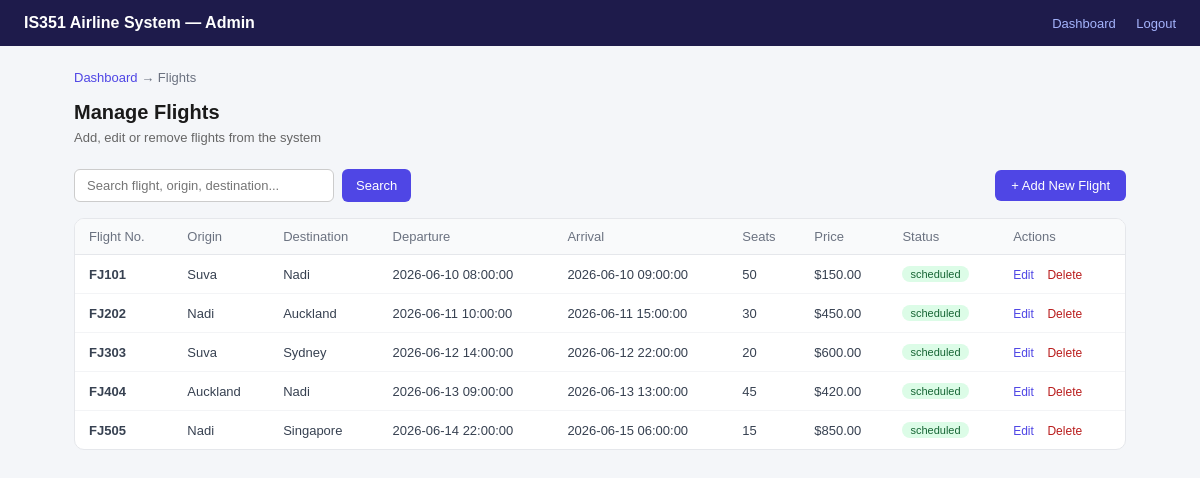
The app's page /admin/flights-list.php (signed in) with its own data.
### tables this page shows
CREATE TABLE IF NOT EXISTS flights (
    id               INT AUTO_INCREMENT PRIMARY KEY,
    flight_number    VARCHAR(20)     NOT NULL,
    origin           VARCHAR(100)    NOT NULL,
    destination      VARCHAR(100)    NOT NULL,
    departure_time   DATETIME        NOT NULL,
    arrival_time     DATETIME        NOT NULL,
    seats_available  INT             NOT NULL DEFAULT 0,
    price            DECIMAL(10,2)   NOT NULL,
    status           ENUM('scheduled','departed','cancelled')
                                     NOT NULL DEFAULT 'scheduled',
    created_at       TIMESTAMP       NOT NULL DEFAULT CURRENT_TIMESTAMP,

    INDEX idx_status          (status),
    INDEX idx_departure_time  (departure_time)
);

### admin/flights-list.php (the view, shortened to what this page needs)
<?php
require_once '../config/db.php';
require_once '../includes/auth.php';
$search = trim($_GET['search'] ?? '');
if ($search) {
    $stmt = $pdo->prepare('
        SELECT * FROM flights
        WHERE flight_number LIKE ? OR origin LIKE ? OR destination LIKE ?
        ORDER BY departure_time ASC
    ');
    $like = '%' . $search . '%';
    $stmt->execute([$like, $like, $like]);
} else {
    $stmt = $pdo->query('SELECT * FROM flights ORDER BY departure_time ASC');
}
$flights = $stmt->fetchAll();
?>
<!DOCTYPE html>
<html lang="en">
<head>
</head>
<body>
<div class="navbar">
    <h1>IS351 Airline System — Admin</h1>
    <div>
        <a href="dashboard.php">Dashboard</a>
        <a href="../logout.php">Logout</a>
    </div>
</div>
<div class="container">
    <div class="breadcrumb"><a href="dashboard.php">Dashboard</a> → Flights</div>
    <div class="page-title">Manage Flights</div>
    <div class="sub">Add, edit or remove flights from the system</div>
    <div class="toolbar">
        <form method="GET" class="search-box">
            <input type="text" name="search" placeholder="Search flight, origin, destination..."
                   value="<?= htmlspecialchars($search, ENT_QUOTES, 'UTF-8') ?>">
            <button type="submit">Search</button>
        </form>
        <a href="flight-add.php" class="btn-add">+ Add New Flight</a>
    </div>
    <div class="card">
        <?php if (empty($flights)): ?>
            <div class="empty">
                <?= $search ? 'No flights match your search.' : 'No flights added yet.' ?>
                <?php if (!$search): ?><br><a href="flight-add.php" style="color:#4f46e5">Add your first flight</a><?php endif; ?>
            </div>
        <?php else: ?>
        <table>
            <thead>
                <tr>
                    <th>Flight No.</th>
                    <th>Origin</th>
                    <th>Destination</th>
                    <th>Departure</th>
                    <th>Arrival</th>
                    <th>Seats</th>
                    <th>Price</th>
                    <th>Status</th>
                    <th>Actions</th>
                </tr>
            </thead>
            <tbody>
                <?php foreach ($flights as $f): ?>
                <tr>
                    <td><strong><?= htmlspecialchars($f['flight_number'], ENT_QUOTES, 'UTF-8') ?></strong></td>
                    <td><?= htmlspecialchars($f['origin'], ENT_QUOTES, 'UTF-8') ?></td>
                    <td><?= htmlspecialchars($f['destination'], ENT_QUOTES, 'UTF-8') ?></td>
                    <td><?= htmlspecialchars($f['departure_time'], ENT_QUOTES, 'UTF-8') ?></td>
                    <td><?= htmlspecialchars($f['arrival_time'], ENT_QUOTES, 'UTF-8') ?></td>
                    <td><?= $f['seats_available'] ?></td>
                    <td>$<?= number_format($f['price'], 2) ?></td>
                    <td>
                        <span class="badge <?= $f['status'] === 'scheduled' ? 'badge-green' : ($f['status'] === 'cancelled' ? 'badge-red' : 'badge-gray') ?>">
                            <?= htmlspecialchars($f['status'], ENT_QUOTES, 'UTF-8') ?>
                        </span>
                    </td>
                    <td>
                        <a href="flight-edit.php?id=<?= $f['id'] ?>" class="action-link">Edit</a>
                        <a href="flights-list.php?delete=<?= $f['id'] ?>&csrf_token=<?= $_SESSION['csrf_token'] ?>"
                           class="action-link danger"
                           onclick="return confirm('Are you sure you want to delete this flight?')">Delete</a>
                    </td>
                </tr>
                <?php endforeach; ?>
            </tbody>
        </table>
        <?php endif; ?>
    </div>
</div>
</body>
</html>

### admin/flights-list.php (style rules this page uses)
* { box-sizing: border-box; margin: 0; padding: 0; }
body { font-family: sans-serif; background: #f4f6f9; }
.navbar { background: #1e1b4b; color: #fff; padding: 14px 24px; display: flex; align-items: center; justify-content: space-between; }
.navbar h1 { font-size: 16px; font-weight: 600; }
.navbar a { color: #a5b4fc; text-decoration: none; font-size: 13px; margin-left: 16px; }
.container { max-width: 1100px; margin: 0 auto; padding: 24px; }
.page-title { font-size: 20px; font-weight: 600; color: #1a1a1a; margin-bottom: 6px; }
.sub { font-size: 13px; color: #666; margin-bottom: 24px; }
.toolbar { display: flex; align-items: center; justify-content: space-between; margin-bottom: 16px; flex-wrap: wrap; gap: 10px; }
.search-box { display: flex; gap: 8px; }
.search-box input { padding: 8px 12px; border: 1px solid #ccc; border-radius: 6px; font-size: 13px; width: 260px; }
.search-box button { padding: 8px 14px; background: #4f46e5; color: #fff; border: none; border-radius: 6px; font-size: 13px; cursor: pointer; }
.btn-add { background: #4f46e5; color: #fff; padding: 8px 16px; border-radius: 6px; text-decoration: none; font-size: 13px; }
.card { background: #fff; border: 1px solid #e5e7eb; border-radius: 10px; overflow: hidden; }
table { width: 100%; border-collapse: collapse; font-size: 13px; }
th { text-align: left; padding: 10px 14px; background: #f9fafb; color: #6b7280; font-weight: 500; border-bottom: 1px solid #e5e7eb; }
td { padding: 11px 14px; border-bottom: 1px solid #f3f4f6; color: #374151; vertical-align: middle; }
tr:last-child td { border-bottom: none; }
.badge { display: inline-block; padding: 2px 8px; border-radius: 20px; font-size: 11px; font-weight: 500; }
.badge-green { background: #dcfce7; color: #166534; }
.action-link { color: #4f46e5; text-decoration: none; font-size: 12px; margin-right: 10px; }
.action-link.danger { color: #b91c1c; }
.breadcrumb { font-size: 13px; color: #6b7280; margin-bottom: 16px; }
.breadcrumb a { color: #4f46e5; text-decoration: none; }

### records on screen
flights: flight_number "FJ101", origin "Suva", destination "Nadi", departure_time "2026-06-10 08:00:00", arrival_time "2026-06-10 09:00:00", seats_available "50", price "150.00", status "scheduled"
flights: flight_number "FJ202", origin "Nadi", destination "Auckland", departure_time "2026-06-11 10:00:00", arrival_time "2026-06-11 15:00:00", seats_available "30", price "450.00", status "scheduled"
flights: flight_number "FJ303", origin "Suva", destination "Sydney", departure_time "2026-06-12 14:00:00", arrival_time "2026-06-12 22:00:00", seats_available "20", price "600.00", status "scheduled"
flights: flight_number "FJ404", origin "Auckland", destination "Nadi", departure_time "2026-06-13 09:00:00", arrival_time "2026-06-13 13:00:00", seats_available "45", price "420.00", status "scheduled"
flights: flight_number "FJ505", origin "Nadi", destination "Singapore", departure_time "2026-06-14 22:00:00", arrival_time "2026-06-15 06:00:00", seats_available "15", price "850.00", status "scheduled"
